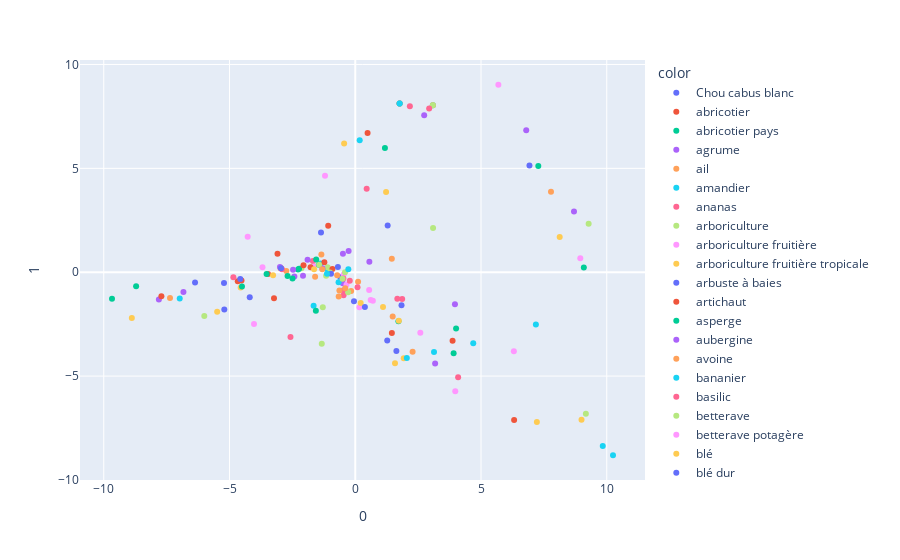

The notebook cell saved with this chart:
### Code cell
pca = PCA(n_components=50)
components = pca.fit_transform(bm25)
fig = px.scatter(components, x=0, y=1, color = bm25.index )

fig.show()
